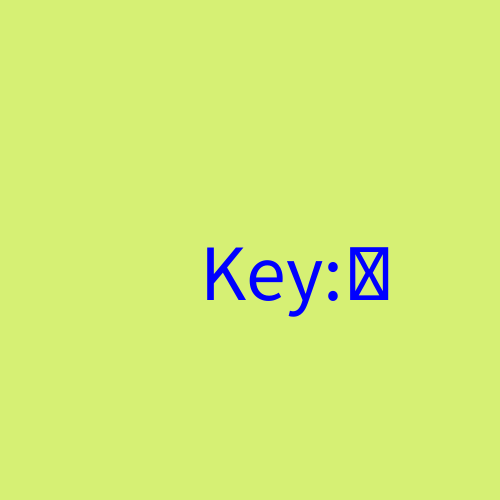
Frame 1 (no input)
Frame 60 (the mouse pressed at the canvas centre just before this capture): identical to frame 1, image omitted
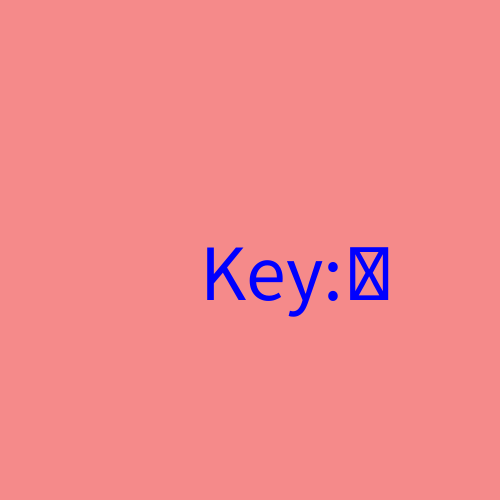
Frame 120 (the mouse held since frame 60 and released just before this capture)

The Processing sketch that drew these frames (run headless with seeded random() and noise(); from frame 60 on, the mouse is pressed at the canvas centre):

// Processing sketch: week02_1_void_setup_void_draw_fill_textSize_text_key
// ── week02_1_void_setup_void_draw_fill_textSize_text_key.pde
//week02_1_void_setup_void_draw_fill_textSize_text_key
//鍵盤的操作，與上週的mouse結合
//File-Preference字型放大
void setup(){  //設定的函式
  size(500, 500); //視窗大小
}
void draw(){
  if (mousePressed)background(#F58A8A);
  else background(#D6F074); //用Tool-Color選擇器
  fill(0, 0, 255); //藍色的填充色
  textSize(80); //字的大小
  text("Key:" +key, 200, 300); //把注音輸入法關掉，才能收到key
}
